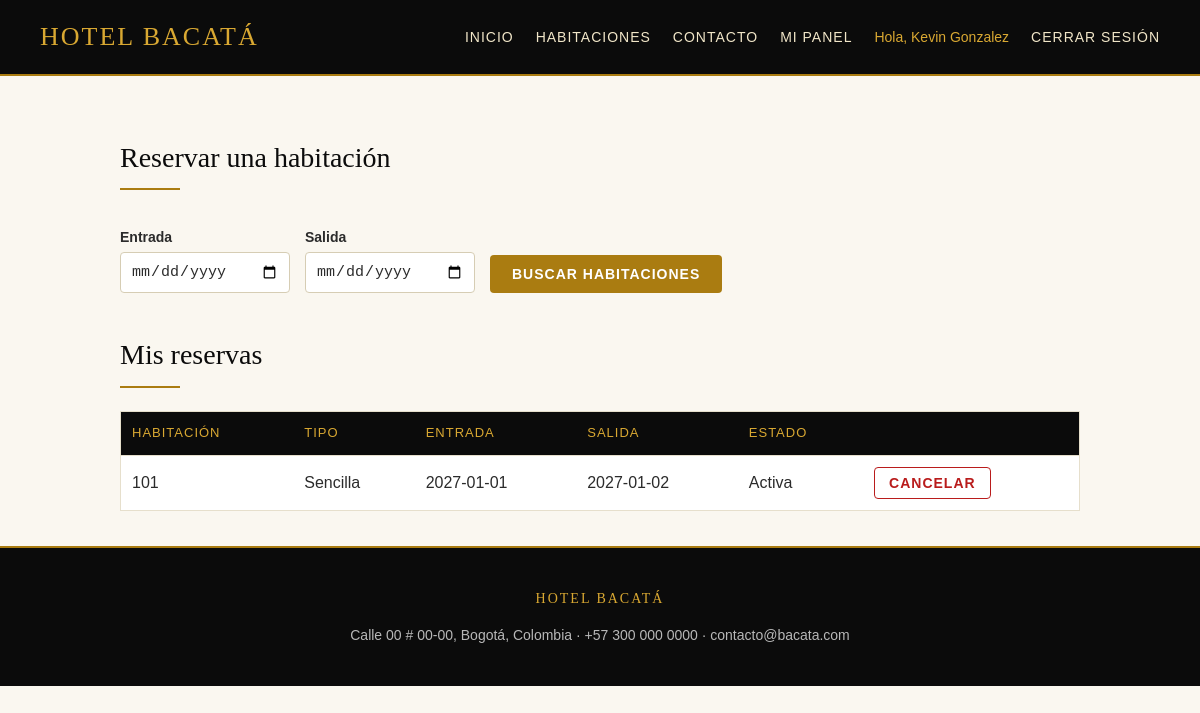
Page /cliente (signed in) on the committed database.
### tables this page shows
CREATE TABLE reservas (
            id INTEGER PRIMARY KEY AUTOINCREMENT,
            usuario_id INTEGER NOT NULL REFERENCES usuarios(id),
            habitacion_id INTEGER NOT NULL REFERENCES habitaciones(id),
            entrada TEXT NOT NULL,
            salida TEXT NOT NULL,
            estado TEXT NOT NULL DEFAULT 'activa'  -- 'activa' o 'cancelada'
        );

CREATE TABLE habitaciones (
            id INTEGER PRIMARY KEY AUTOINCREMENT,
            numero TEXT NOT NULL UNIQUE,
            tipo TEXT NOT NULL,
            capacidad INTEGER NOT NULL,
            precio INTEGER NOT NULL
        );

### app.py (the view, shortened to what this page needs)
@app.route("/cliente")
@login_requerido("cliente")
def panel_cliente():
    db = get_db()
    entrada_txt = request.args.get("entrada", "")
    salida_txt = request.args.get("salida", "")
    libres = None
    noches = 0
    mis_reservas = db.execute(
        """SELECT r.*, h.numero, h.tipo, h.precio
           FROM reservas r JOIN habitaciones h ON h.id = r.habitacion_id
           WHERE r.usuario_id = ?
           ORDER BY r.entrada DESC""",
        (session["usuario_id"],),
    ).fetchall()
    return render_template("cliente.html", libres=libres, noches=noches,
                           entrada=entrada_txt, salida=salida_txt,
                           hoy=date.today().isoformat(), reservas=mis_reservas)

### app.py (called while the page is built)
def get_db():
    if "db" not in g:
        g.db = sqlite3.connect(DATABASE)
        g.db.row_factory = sqlite3.Row
    return g.db

@app.teardown_appcontext
def cerrar_db(error):
    db = g.pop("db", None)
    if db is not None:
        db.close()

@app.context_processor
def datos_del_hotel():
    return {"hotel": HOTEL}

def login_requerido(rol):
    def decorador(funcion):
        @wraps(funcion)
        def envoltura(*args, **kwargs):
            if "usuario_id" not in session:
                flash("Inicia sesión para continuar.")
                return redirect(url_for("login"))
            if session.get("rol") != rol:
                flash("No tienes permiso para entrar a esa página.")
                return redirect(url_for("panel"))
            return funcion(*args, **kwargs)
        return envoltura
    return decorador

### templates/cliente.html (shortened to what this page needs)
{% extends "base.html" %}
{% block contenido %}
<h2>Reservar una habitación</h2>
<form method="get" class="formulario en-linea">
  <div>
    <label for="entrada">Entrada</label>
    <input type="date" id="entrada" name="entrada" min="{{ hoy }}" value="{{ entrada }}" required>
  </div>
  <div>
    <label for="salida">Salida</label>
    <input type="date" id="salida" name="salida" min="{{ hoy }}" value="{{ salida }}" required>
  </div>
  <button type="submit">Buscar habitaciones</button>
</form>
<h2>Mis reservas</h2>
{% if reservas %}
  <table>
    <tr>
      <th>Habitación</th>
      <th>Tipo</th>
      <th>Entrada</th>
      <th>Salida</th>
      <th>Estado</th>
      <th></th>
    </tr>
    {% for r in reservas %}
    <tr class="{{ 'cancelada' if r['estado'] == 'cancelada' }}">
      <td>{{ r['numero'] }}</td>
      <td>{{ r['tipo'] }}</td>
      <td>{{ r['entrada'] }}</td>
      <td>{{ r['salida'] }}</td>
      <td>{{ r['estado'] | capitalize }}</td>
      <td>
        {% if r['estado'] == 'activa' %}
        <form method="post" action="{{ url_for('cancelar', reserva_id=r['id']) }}"
              onsubmit="return confirm('¿Seguro que quieres cancelar esta reserva?');">
          <button type="submit" class="secundario">Cancelar</button>
        </form>
        {% endif %}
      </td>
    </tr>
    {% endfor %}
  </table>
{% else %}
  <p>Todavía no tienes reservas.</p>
{% endif %}
{% endblock %}

### static/style.css (style rules this page uses)
:root { --negro: #0b0b0b; --gris: #1a1a1a; --dorado: #aa7c11; --dorado-claro: #d9a832; --crema: #faf7f0; --borde: #e6dfcc; --texto: #2b2b2b; --serif: Georgia, "Times New Roman", serif; }
* { box-sizing: border-box; }
html { scroll-behavior: smooth; }
body { margin: 0; font-family: Arial, Helvetica, sans-serif; background: var(--crema); color: var(--texto); line-height: 1.6; }
h2, h3 { font-family: var(--serif); color: var(--negro); font-weight: normal; }
h2 { margin-top: 40px; font-size: 28px; }
h2::after { content: ""; display: block; width: 60px; height: 2px; margin-top: 8px; background: var(--dorado); }
.formulario { max-width: 380px; margin: 15px 0; }
.formulario label { display: block; margin: 12px 0 4px; font-weight: bold; font-size: 14px; }
input { width: 100%; padding: 10px; background: #ffffff; color: var(--texto); border: 1px solid #d6cdb4; border-radius: 4px; font-size: 15px; outline: none; }
button { margin-top: 15px; padding: 11px 22px; background: var(--dorado); color: #ffffff; border: none; border-radius: 4px; font-size: 14px; font-weight: bold; letter-spacing: 1px; text-transform: uppercase; cursor: pointer; transition: 0.2s; }
button.secundario { margin-top: 0; background: transparent; color: #b91c1c; border: 1px solid #b91c1c; }
.en-linea { display: flex; flex-wrap: wrap; gap: 15px; align-items: flex-end; max-width: none; }
.en-linea div { width: 170px; }
.en-linea button { margin-top: 0; }
table { width: 100%; border-collapse: collapse; margin: 15px 0; background: #ffffff; border: 1px solid var(--borde); }
th, td { padding: 11px; border-bottom: 1px solid var(--borde); text-align: left; }
th { background: var(--negro); color: var(--dorado-claro); font-weight: normal; letter-spacing: 1px; text-transform: uppercase; font-size: 13px; }
td form { margin: 0; }
td button { margin-top: 0; padding: 7px 14px; }

### rows in the picture
reservas: numero "101", tipo "Sencilla", entrada "2027-01-01", salida "2027-01-02", estado "Activa"

### other values in the picture
{{ hotel.nombre }} "HOTEL BACATÁ"
{{ session['nombre'] }} "Kevin Gonzalez"
{{ hotel.direccion }} "Calle 00 # 00-00"
{{ hotel.ciudad }} "Bogotá, Colombia"
{{ hotel.telefono }} "+57 300 000 0000"
{{ hotel.correo }} "contacto@bacata.com"
